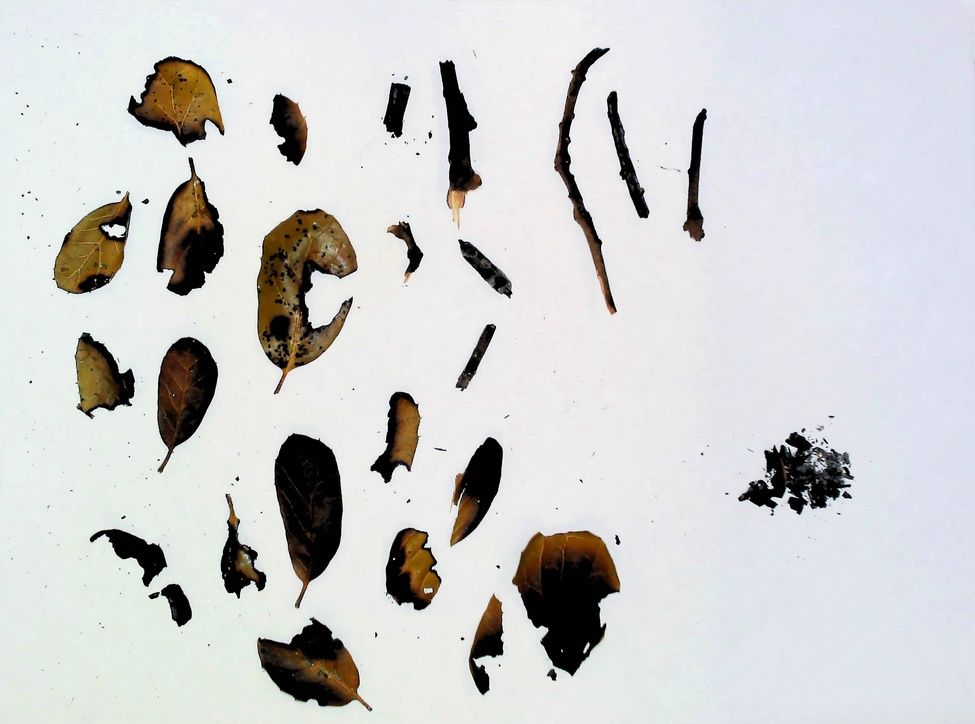
#> input picture examples/projected-area/proj-area-3.jpg, 975 x 724 px, shrunk from 2995 x 2225 before the run
$ python projected_area.py
#> lines starting #> are read from the running program, lines starting #| are printed output that depends on the picture; after the words box and inside, x2 and y2 are one past the last pixel; in counts of white or black regions, pixels touching at a corner belong together
import cv2 as cv
import numpy as np
from skimage import measure, morphology, color, segmentation
import matplotlib.pyplot as plt

file = 'proj-area-3.jpg'

original = cv.imread(file)
#> original is the input picture: shape (724, 975, 3); mean B, G, R 206.5, 206.9, 206.7
original = cv.cvtColor(original, cv.COLOR_BGR2RGB)
img = original

img = cv.cvtColor(img, cv.COLOR_BGR2GRAY)
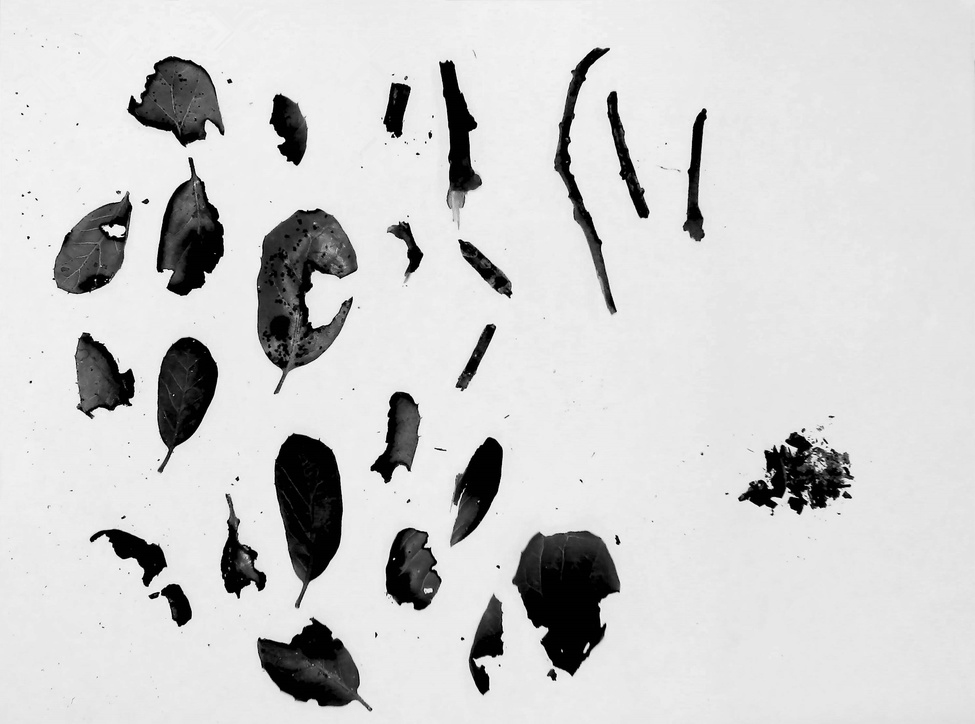
#> img: shape (724, 975); min 0, max 255, mean 206.7

retval, thresh_gray = cv.threshold(img, 200, 255, cv.THRESH_BINARY)
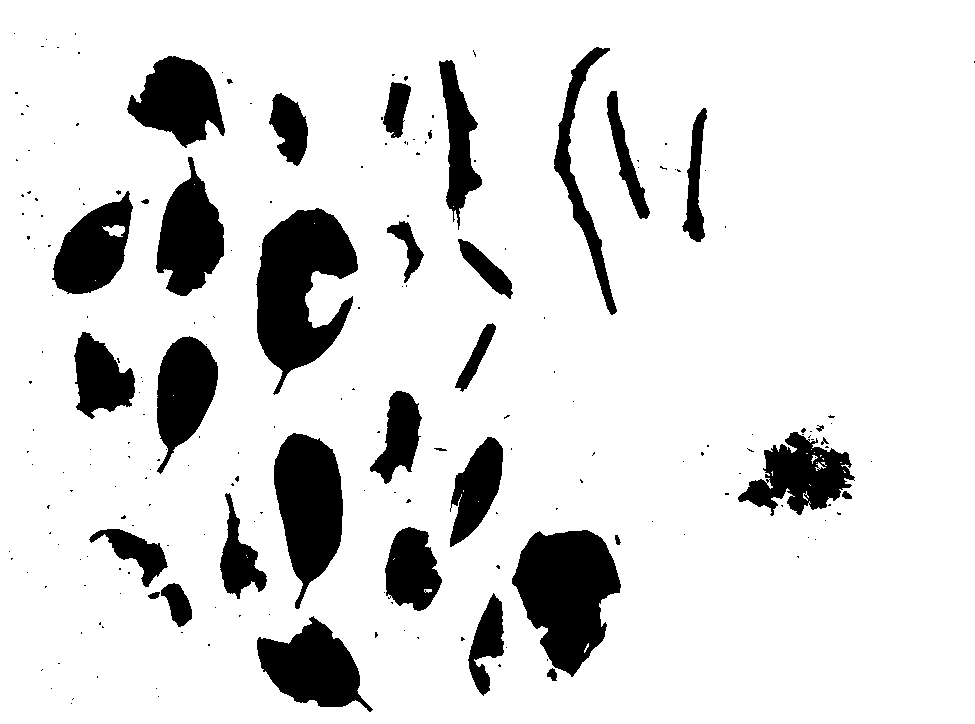
#> thresh_gray: shape (724, 975); 86.2% white; 211 black regions (175 under 20 px), largest, box (x1, y1, x2, y2) and area: (256, 208, 358, 395) 10903, (512, 530, 621, 677) 10252, (274, 433, 343, 609) 7904

def remove_dirt(image):
    image = morphology.area_closing(image, area_threshold=250, connectivity=1)
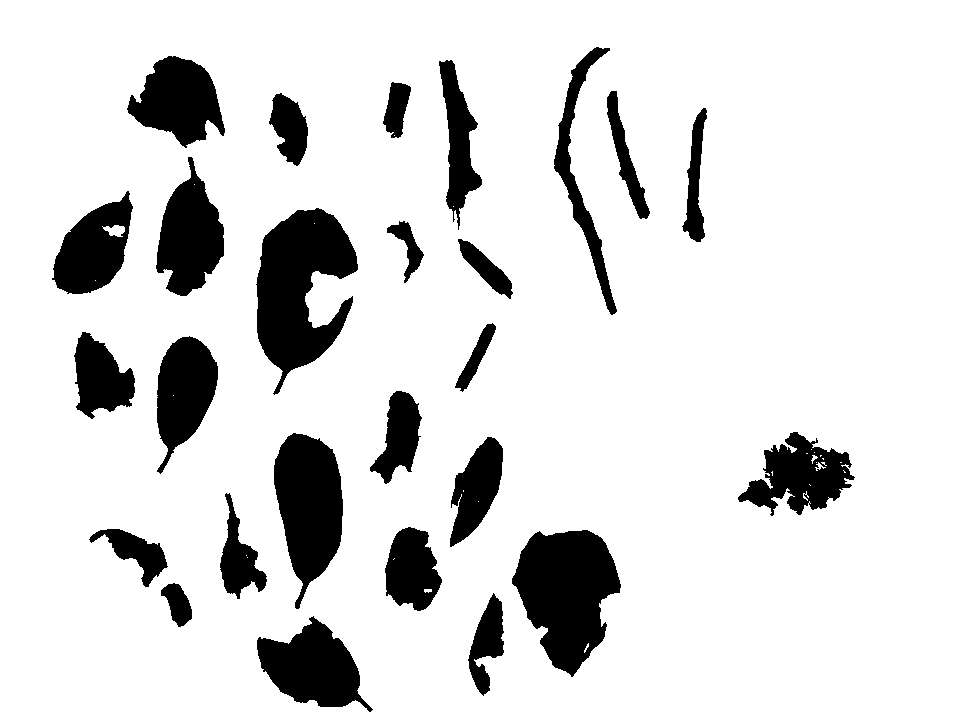
#> image: shape (724, 975); 86.4% white; 26 black regions, largest, box (x1, y1, x2, y2) and area: (256, 208, 358, 395) 10903, (512, 530, 621, 677) 10252, (274, 433, 343, 609) 7904
    # image = morphology.opening(image, morphology.square(5))

    return image

def calculate_area(countour):
    c = np.expand_dims(countour.astype(np.float32), 1)
    c = cv.UMat(c)

    return cv.contourArea(c)

def center_of_mass(X):
    x = X[:,0]
    y = X[:,1]
    g = (x[:-1]*y[1:] - x[1:]*y[:-1])
    A = 0.5*g.sum()
    cx = ((x[:-1] + x[1:])*g).sum()
    cy = ((y[:-1] + y[1:])*g).sum()

    return 1./(6*A)*np.array([cx,cy])

img = remove_dirt(thresh_gray)


# [15 lines of commented-out code are left out]

#> (the run stopped early here; a loop or call above may not have finished)

$ run again, with examples/projected-area/proj-area-1.jpg copied over examples/projected-area/proj-area-3.jpg
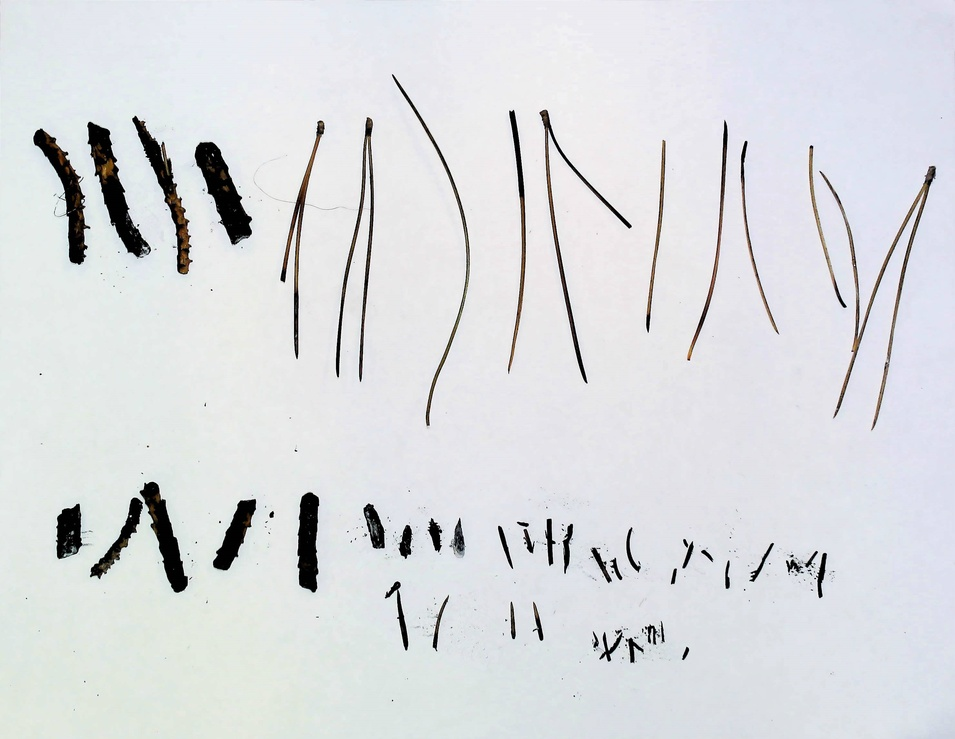
#> input picture examples/projected-area/proj-area-1.jpg, 955 x 739 px, shrunk from 2962 x 2293 before the run
#> original is the input picture: shape (739, 955, 3); mean B, G, R 222.9, 220, 217.9
#> `retval, thresh_gray = cv.threshold(img, 200, 255, cv.THRESH_BINARY)`:
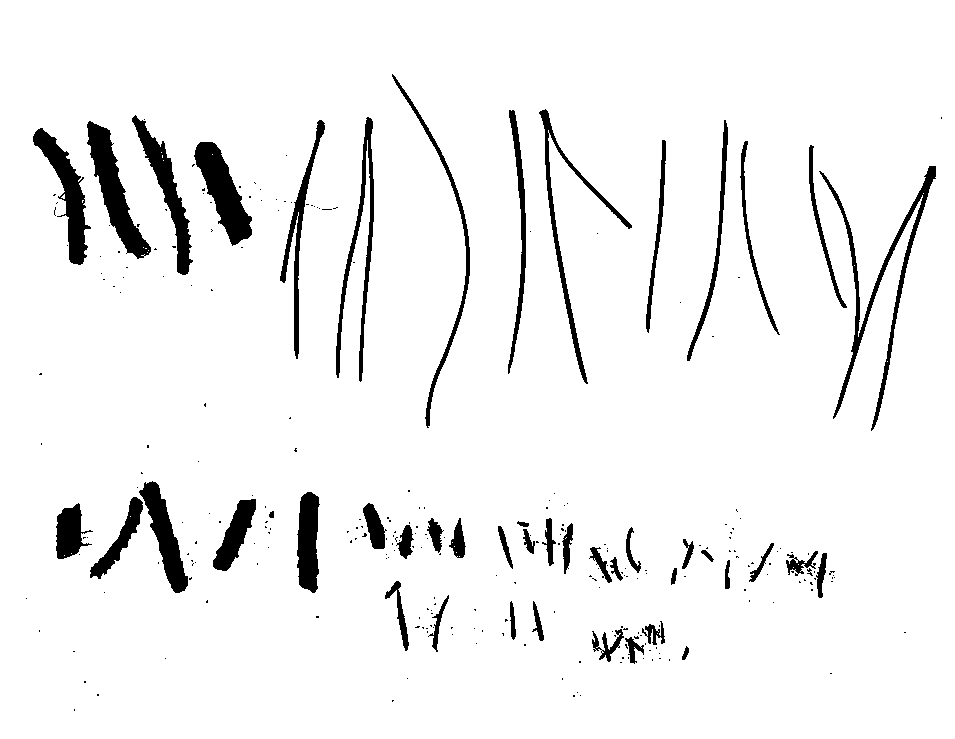
#> thresh_gray: shape (739, 955); 94.4% white; 286 black regions (238 under 20 px), largest, box (x1, y1, x2, y2) and area: (819, 166, 936, 431) 2998, (87, 121, 151, 259) 2925, (194, 142, 252, 246) 2683
#> in remove_dirt, `image = morphology.area_closing(image, area_threshold=250, connectivit..`:
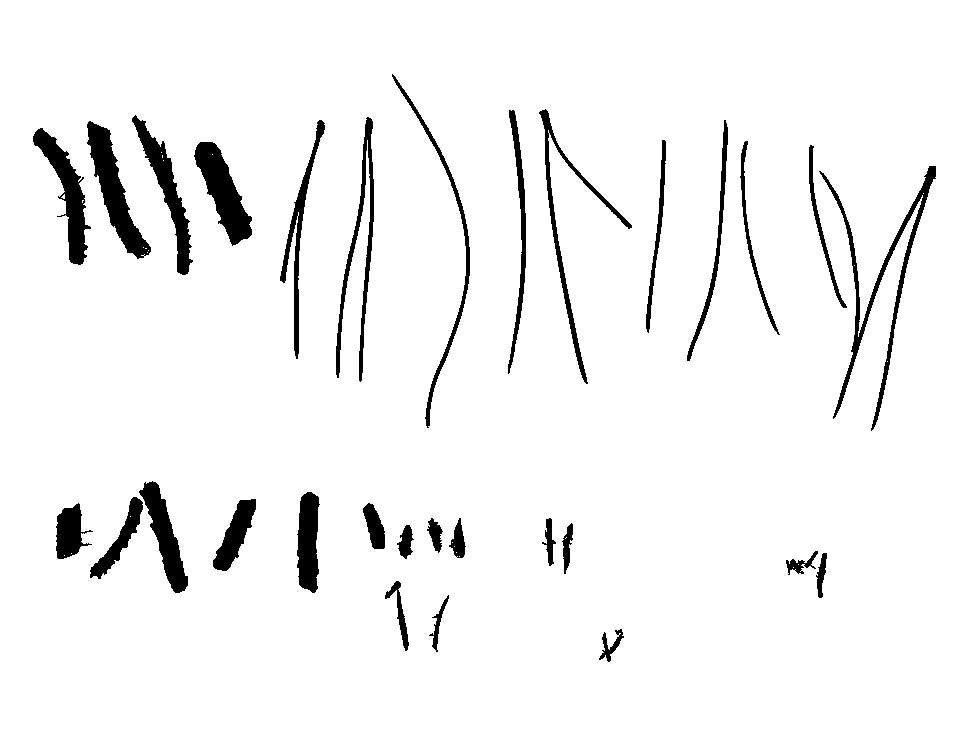
#> image: shape (739, 955); 94.9% white; 30 black regions, largest, box (x1, y1, x2, y2) and area: (819, 166, 936, 431) 2998, (87, 121, 151, 259) 2923, (194, 142, 252, 246) 2683

$ run again, with examples/projected-area/proj-area-2.jpg copied over examples/projected-area/proj-area-3.jpg
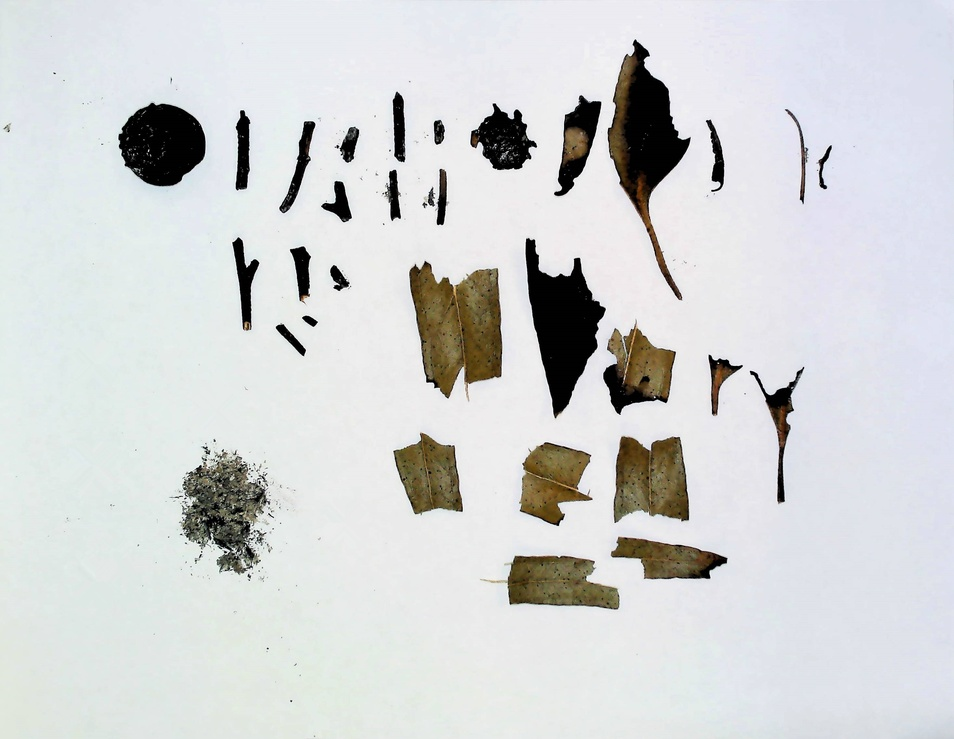
#> input picture examples/projected-area/proj-area-2.jpg, 954 x 739 px, shrunk from 2936 x 2275 before the run
#> original is the input picture: shape (739, 954, 3); mean B, G, R 212.4, 212, 210.2
#> `retval, thresh_gray = cv.threshold(img, 200, 255, cv.THRESH_BINARY)`:
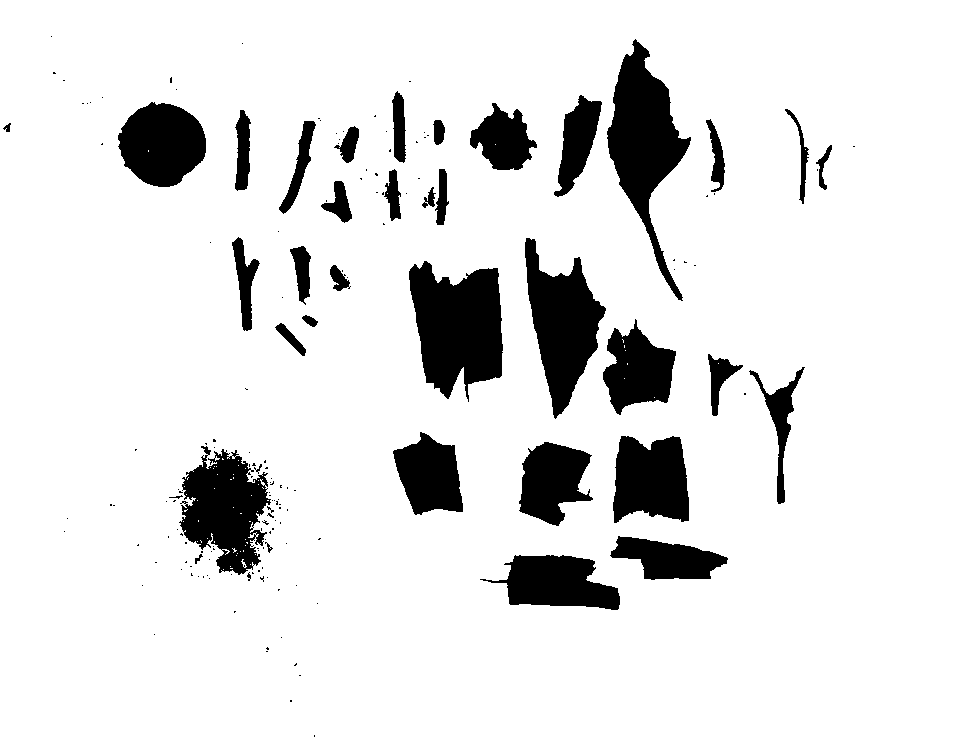
#> thresh_gray: shape (739, 954); 88.6% white; 172 black regions (134 under 20 px), largest, box (x1, y1, x2, y2) and area: (409, 261, 503, 402) 9268, (607, 39, 691, 301) 8578, (525, 238, 606, 419) 7396
#> in remove_dirt, `image = morphology.area_closing(image, area_threshold=250, connectivit..`:
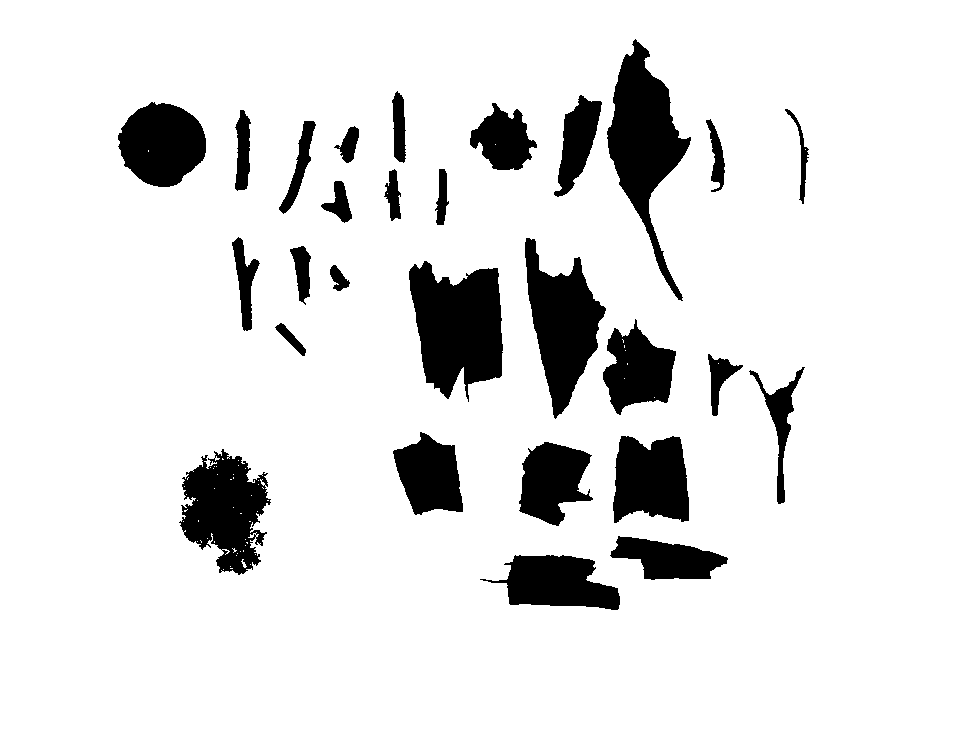
#> image: shape (739, 954); 88.8% white; 28 black regions, largest, box (x1, y1, x2, y2) and area: (409, 261, 503, 402) 9268, (607, 39, 691, 301) 8578, (525, 238, 606, 419) 7396

$ run again, with examples/projected-area/proj-area-0.png saved as examples/projected-area/proj-area-3.jpg
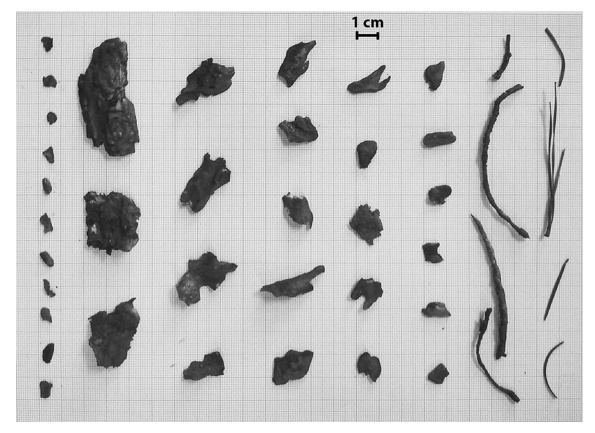
#> input picture examples/projected-area/proj-area-0.png, 595 x 433 px
#> original is the input picture: shape (433, 595, 3); min 0, max 255, mean 195.3
#> `retval, thresh_gray = cv.threshold(img, 200, 255, cv.THRESH_BINARY)`:
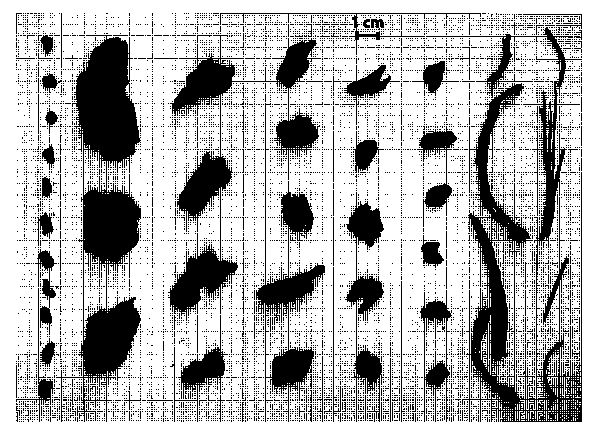
#> thresh_gray: shape (433, 595); 71.4% white; 11401 black regions (11334 under 20 px), largest, box (x1, y1, x2, y2) and area: (426, 27, 582, 422) 14107, (56, 35, 141, 422) 13824, (168, 35, 321, 321) 9223
#> in remove_dirt, `image = morphology.area_closing(image, area_threshold=250, connectivit..`:
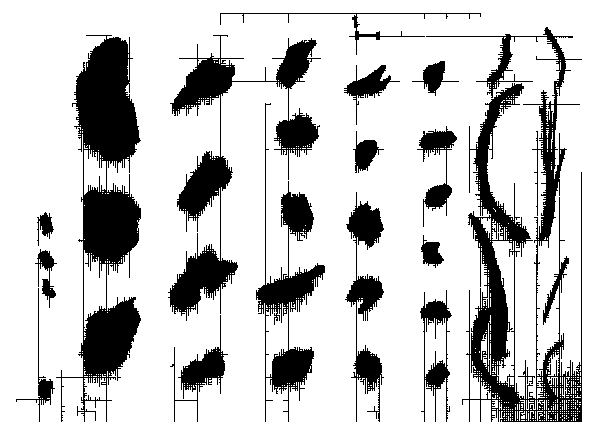
#> image: shape (433, 595); 79.5% white; 16 black regions, largest, box (x1, y1, x2, y2) and area: (426, 27, 582, 422) 14062, (56, 35, 141, 422) 13811, (168, 35, 321, 321) 9200
